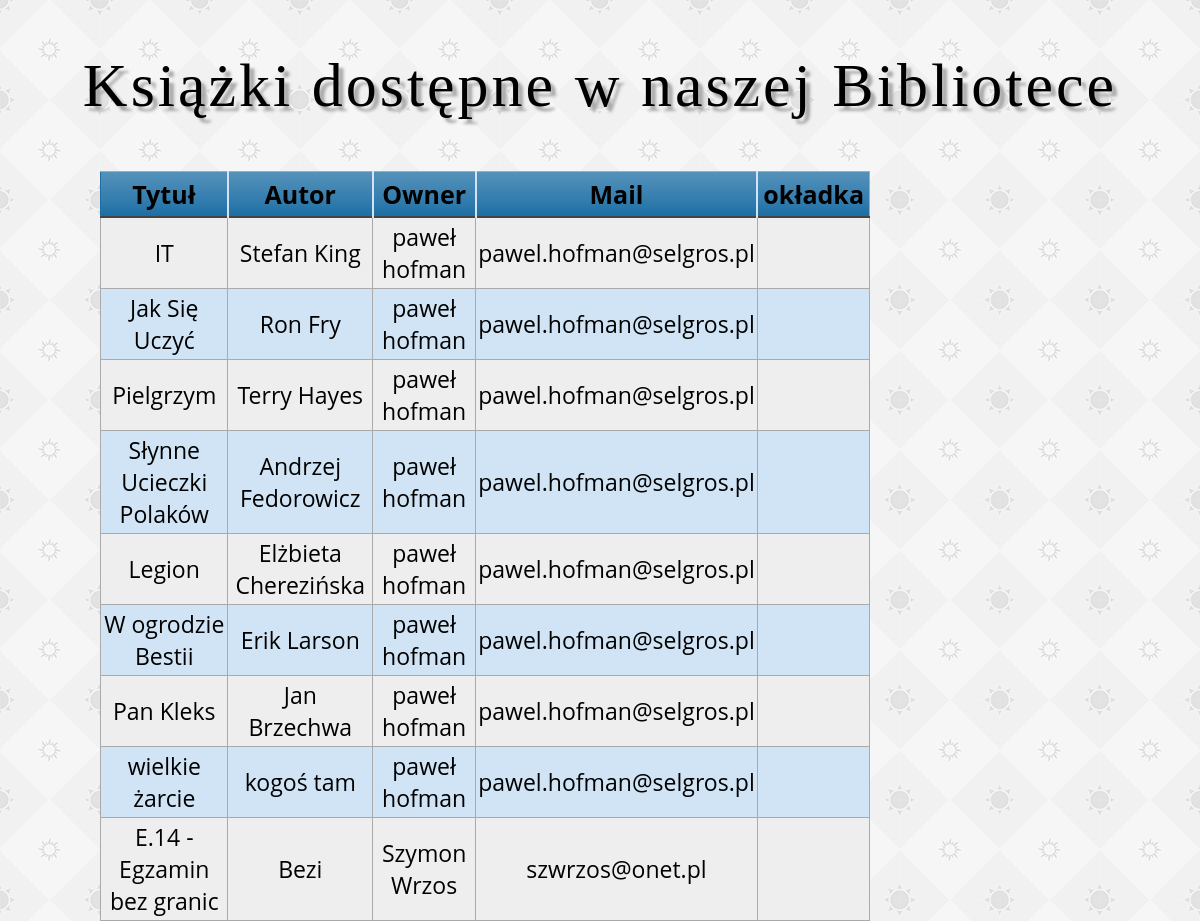
The app's page /browsebooks1.php (signed in) with its own data.
### tables this page shows
CREATE TABLE `books` (
  `id` int(11) NOT NULL,
  `title` text NOT NULL,
  `author` text NOT NULL,
  `owner` int(11) NOT NULL,
  `label` tinytext NOT NULL
);

CREATE TABLE `users` (
  `id` int(11) NOT NULL,
  `login` text NOT NULL,
  `imie` text NOT NULL,
  `nazwisko` text NOT NULL,
  `mail` text NOT NULL,
  `pass` text NOT NULL
);

### browsebooks1.php (the view, shortened to what this page needs)
<?php
require_once "dbase.php";
?>
<!DOCTYPE HTML>
<html lang="pl">
<head>
    <link rel="stylesheet" href="main.css" type="text/css">
</head>
<body>
<div class="main">
            <div class="logo">
            Książki dostępne w naszej Bibliotece
            </div>
            <div id="browse_content">
                    <div id="browse_table">
                    <table class="blueTable">
                    <thead>
                        <tr><th>Tytuł</th><th>Autor</th><th>Owner</th><th>Mail</th><th>okładka</th>  </tr>
                    </thead>
                    <tbody>
                    <?php
                    $owner = $_SESSION['id'];
                    $queryUsers = $db->query("Select * FROM users WHERE id !=$owner" );
                    $users =  $queryUsers->fetchAll();
                    foreach ($users as $user){
                        $id = $user['id'];
                        $imie = $user['imie'];
                        $nazwisko = $user['nazwisko'];
                        $mail= $user['mail'];
                        $queryBooks = $db->query("Select * FROM books WHERE owner = $id");
                        $books = $queryBooks->fetchAll();
                        foreach ($books as $book){
                            echo "<tr><td>".$book['title']."</td><td>".$book['author']."</td><td>".$imie." ".$nazwisko."</td><td>".$mail."</td><td><img src='{$book['label']}' alt='' height='100'></td></tr>";
                        }
                    }
                    ?>
                    </tbody>
                    </table>
                    </div>
           </div>
</div>
</body>
</html>

### main.css (style rules this page uses)
body { background-image: url("img/sun-pattern.png"); margin: auto; padding: 50px; font-family: 'Open Sans', sans-serif; }
.main { margin: auto; text-align: center; }
.logo { font-size: 62px; letter-spacing: 3px; font-family: 'Charm', cursive; text-shadow: 5px 5px 3px #aaaaaa; }
table { padding: 0px; float: right; }
table.blueTable { border: 1px solid #1C6EA4; background-color: #EEEEEE; width: 100%; text-align: left; border-collapse: collapse; }
table.blueTable td, table.blueTable th { border: 1px solid #AAAAAA; padding: 3px 2px; }
table.blueTable tbody td { font-size: 23px; text-align: center; }
table.blueTable tr:nth-child(even) { background: #D0E4F5; }
table.blueTable thead { background: #1C6EA4; background: -moz-linear-gradient(top, #5592bb 0%, #327cad 66%, #1C6EA4 100%); background: -webkit-linear-gradient(top, #5592bb 0%, #327cad 66%, #1C6EA4 100%); background: linear-gradient(to bottom, #5592bb 0%, #327cad 66%, #1C6EA4 100%); border-bottom: 2px solid #444444; }
table.blueTable thead th { font-size: 25px; font-weight: 700; text-align: center; padding: 5px; border-left: 2px solid #D0E4F5; }
table.blueTable thead th:first-child { border-left: none; }
#browse_table { float: left; width: 70%; height: 500px; margin-left: 50px; }
#browse_content { margin-top: 50px; }

### records on screen
users: imie "paweł", nazwisko "hofman", mail "pawel.hofman@selgros.pl"
books: title "IT", author "Stefan King"
books: title "Jak Się Uczyć", author "Ron Fry"
books: title "Pielgrzym", author "Terry Hayes"
books: title "Słynne Ucieczki Polaków", author "Andrzej Fedorowicz"
books: title "Legion", author "Elżbieta Cherezińska"
books: title "W ogrodzie Bestii", author "Erik Larson"
books: title "Pan Kleks", author "Jan Brzechwa"
books: title "wielkie żarcie", author "kogoś tam"
users: imie "Szymon", nazwisko "Wrzos", mail "szwrzos@onet.pl"
books: title "E.14 - Egzamin bez granic", author "Bezi"
